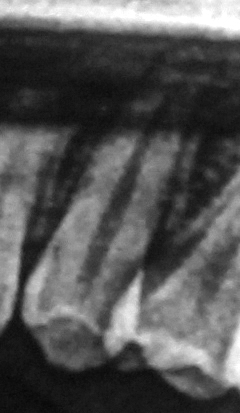
%> input picture Edit/KAA10L.jpg, 240 x 413 px
$ octave --eval "result = binaryCitra(imread('KAA10L.jpg'));"   (GNU Octave 9; MATLAB toolbox functions it lacks are replaced by stand-ins)
%> lines starting %> are read from the running program, lines starting %| are printed output that depends on the picture; in (x1, y1, x2, y2) boxes, pixels count from 0 and x2, y2 are one past the last pixel; in counts of white or black regions, pixels touching at a corner belong together; the program's own positions count from 1
### Edit/iterative.m
function itr = iterative(I)

I = double(I(:));

%step 1 mean dari keseluruhan image
[pix,index] = hist(I,256);
i = 1;
muA = cumsum(pix);
T(i)= (sum(index.*pix))/muA(end);

%step2 membagi menjadi 2 bagian dental dan background

mu1 = cumsum(pix(index <=T(i)));
MB = sum(index(index<=T(i)).*pix(index <=T(i)))/mu1(end);

mu2 = cumsum(pix(index >T(i)));
MD = sum(index(index>T(i)).*pix(index >T(i)))/mu2(end);
%MAT = sum(N(N>T(i)).*counts(N>T(i)))/mu3(end);
i = i + 1;

T(i) = (MB + MD)/2;

%step 3 ulangi langkah kedua sampai T(i) = T(i -1) or T(i) = T(i+1)
itr = T(i);
while abs(T(i)-T(i-1))>=1
    mu1 = cumsum(pix(index<=T(i)));
    MB = sum(index(index<=T(i)).*pix(index<=T(i)))/mu1(end);

    mu2 = cumsum(pix(index>=T(i)));
    MD = sum(index(index>=T(i)).*pix(index>=T(i)))/mu2(end);
    i = i + 1;
    T(i) = (MB + MD)/2;
    itr = T(i);
end


### Edit/adaptivethreshold2.m
function [crop] = adaptivethreshold2(A);

[bar,kol]= size(A);
win = 100;
win2 = 100/2;
D(bar+win,kol+win)=0;
D =uint8(D);
[x,y]=size(D);
D(win2+1:x-win2,win2+1:y-win2)=A(1:bar,1:kol);
N = 100;
[H,W]= size(D);
out = zeros(H,W);
N2 = floor(N/2);

h = waitbar(0,'Proses Threshold...[estimasi 55 detik]');


for i = 1+N2:H-N2;
  for j = 1+N2:W-N2;

         sub = D(i-N2:i+N2,j-N2:j+N2);
        %sub=A(i,j);
        SA = sum(sum(sub));
        B = find(sub);
        [m,n]=size(B);
        T = (SA/m);
        thresh1 = 0.9*T;
        if D(i,j) >= thresh1
            out(i,j) = 1;
        else
            out(i,j) = 0;
        end
  end
   waitbar(i/H-N2)
end
close(h)
crop = imcrop(out,[51 51 kol-1 bar-1]);

### Edit/binaryCitra.m
function [D] = binaryCitra(img)

Im = img;
%figure, imshow(Im), title('gambar asli');
Ed = edge(Im,'canny');
se = strel('square',2);
DE = imdilate(Ed,se);
%figure,imshow(DE);
DE = uint8(DE);
 mask1 = Im.*DE;
T1  = mean2(mask1);

T2 = iterative(Im);
OT = (Im>T2); %Original iterative Thresholding
TF = (T2 + T1)/2; % Fusion Thresholding mean edge + iterative
ImF = (Im>TF); %
%figure,imshow(ImF);
ImF1 = uint8(ImF);
mask2 = Im.*ImF1;
%figure,imshow(mask2),title('mask2');
%Adaptive Thresholding
[D]=adaptivethreshold2(mask2);
%imwrite(D,'9a.tif');
%> in binaryCitra, Im is the input picture: size 413x240 uint8; min 6, max 255, mean 84.9
%> in binaryCitra, `Ed = edge(Im,'canny');`:
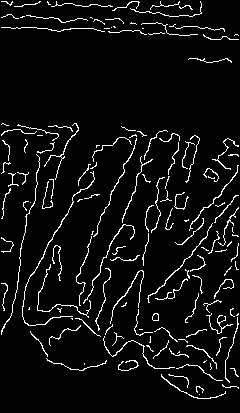
%> Ed: size 413x240 logical; 5.8% white in thin lines or dots
%> in binaryCitra, `DE = imdilate(Ed,se);`: DE: size 413x240 logical; 12.6% white in thin lines or dots
%> in binaryCitra, `mask1 = Im.*DE;`:
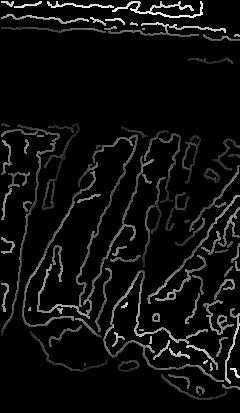
%> mask1: size 413x240 uint8; min 0, max 255, mean 14
%> in binaryCitra, `T1  = mean2(mask1);`: T1 = 14.01
%> in iterative, `[pix,index] = hist(I,256);`: pix = 256 values, max 2981 at index 19, min 0 at index 37, mean 387.2; index = 256 values from 6.49 to 254.5
%> in iterative, `muA = cumsum(pix);`: muA = 256 values from 4 to 99120
%> in iterative, `mu1 = cumsum(pix(index <=T(i)));`: mu1 = 81 values from 4 to 57445
%> in iterative, `MB = sum(index(index<=T(i)).*pix(index <=T(i)))/mu1(end);`: MB = 41.24
%> in iterative, `mu2 = cumsum(pix(index >T(i)));`: mu2 = 175 values from 180 to 41675
%> in iterative, `MD = sum(index(index>T(i)).*pix(index >T(i)))/mu2(end);`: MD = 145
%> in iterative, `itr = T(i);`: itr = 93.14
%> the loop in iterative, `while abs(T(i)-T(i-1))>=1` made 3 passes
%> (MB, MD, itr) on passes 1 to 3: (43.7, 149.4, 96.57), (44.52, 150.9, 97.69), (44.96, 151.6, 98.3)
%> after the loop in iterative, `while abs(T(i)-T(i-1))>=1`: T = [84.88 93.14 96.57 97.69 98.3]
%> in binaryCitra, `T2 = iterative(Im);`: T2 = 98.3
%> in binaryCitra, `OT = (Im>T2);`:
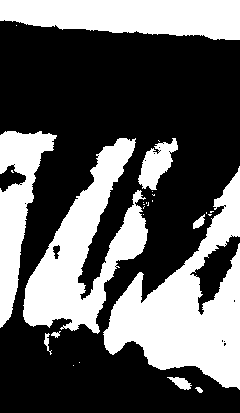
%> OT: size 413x240 logical; 37.2% white; 27 white regions (17 under 20 px), largest, box (x1, y1, x2, y2) and area: (103, 166, 240, 390) 12898, (23, 138, 148, 334) 10063, (0, 0, 240, 40) 7559
%> in binaryCitra, `TF = (T2 + T1)/2;`: TF = 56.15
%> in binaryCitra, `ImF = (Im>TF);`: ImF: size 413x240 logical; 55.4% white; 33 black regions (28 under 20 px), largest, box (x1, y1, x2, y2) and area: (0, 27, 240, 413) 43302, (108, 164, 137, 218) 578, (226, 153, 240, 167) 124, (93, 337, 102, 349) 89, (212, 264, 220, 274) 32
%> in binaryCitra, `mask2 = Im.*ImF1;`:
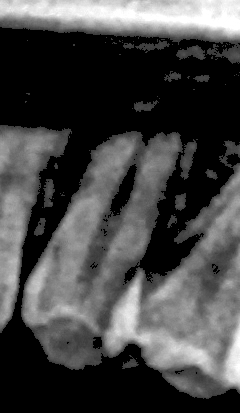
%> mask2: size 413x240 uint8; min 0, max 255, mean 70.3
%> in adaptivethreshold2, `D(bar+win,kol+win)=0;`: D: size 513x340 double; every value is 0
%> in adaptivethreshold2, `D(win2+1:x-win2,win2+1:y-win2)=A(1:bar,1:kol);`:
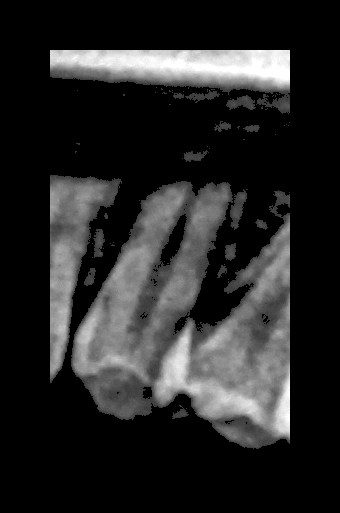
%> D: size 513x340 uint8; min 0, max 255, mean 40
%> after the loop in adaptivethreshold2, `for i = 1+N2:H-N2;`:
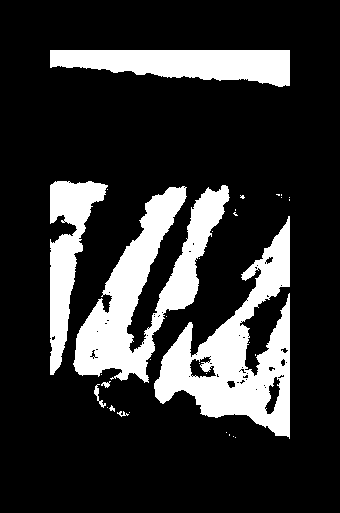
%> out: size 513x340 double; values 0 (black) and 1 (white), 19.8% white; 32 white regions (24 under 20 px), largest, box (x1, y1, x2, y2) and area: (154, 216, 290, 439) 11832, (73, 185, 230, 383) 11532, (50, 50, 290, 87) 6180
%> in adaptivethreshold2, `crop = imcrop(out,[51 51 kol-1 bar-1]);`:
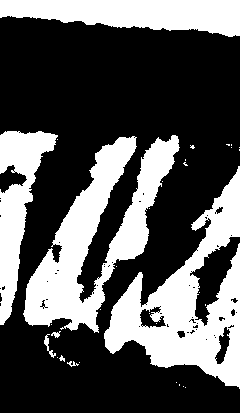
%> crop: size 413x240 double; values 0 (black) and 1 (white), 34.8% white; 32 white regions (24 under 20 px), largest, box (x1, y1, x2, y2) and area: (104, 166, 240, 389) 11832, (23, 135, 180, 333) 11532, (0, 0, 240, 37) 6180

$ run again, on Edit/KAA5L.jpg
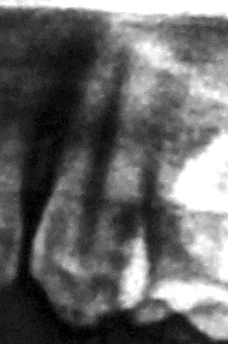
%> input picture Edit/KAA5L.jpg, 228 x 344 px
%> in binaryCitra, Im is the input picture: size 344x228 uint8; min 0, max 255, mean 102.2
%> in binaryCitra, `Ed = edge(Im,'canny');`:
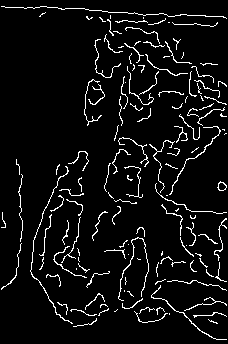
%> Ed: size 344x228 logical; 6% white in thin lines or dots
%> DE: size 344x228 logical; 13% white in thin lines or dots
%> T1 = 16.77
%> pix = 256 values, max 5103 at index 256, min 1 at index 7, mean 306.4; index = 256 values from 0.498 to 254.5
%> muA = 256 values from 434 to 78432
%> mu1 = 103 values from 434 to 46919
%> in iterative, `MB = sum(index(index<=T(i)).*pix(index <=T(i)))/mu1(end);`: MB = 51.65
%> mu2 = 153 values from 167 to 31513
%> in iterative, `MD = sum(index(index>T(i)).*pix(index >T(i)))/mu2(end);`: MD = 177.7
%> in iterative, `itr = T(i);`: itr = 114.7
%> the loop in iterative, `while abs(T(i)-T(i-1))>=1` made 5 passes
%> (MB, MD, itr) on passes 1 to 5: (56.1, 187.5, 121.8), (58.33, 192.8, 125.6), (59.96, 196.6, 128.3), (60.76, 198.5, 129.6), (60.9, 198.8, 129.9)
%> after the loop in iterative, `while abs(T(i)-T(i-1))>=1`: T = [102.3 114.7 121.8 125.6 128.3 129.6 129.9]
%> T2 = 129.9
%> OT: size 344x228 logical; 30% white; 49 white regions (37 under 20 px), largest, box (x1, y1, x2, y2) and area: (0, 0, 228, 339) 21873, (113, 155, 140, 195) 642, (55, 247, 87, 276) 363
%> TF = 73.32
%> ImF: size 344x228 logical; 56.7% white; 71 black regions (64 under 20 px), largest, box (x1, y1, x2, y2) and area: (0, 11, 228, 344) 32627, (86, 275, 118, 303) 473, (57, 269, 86, 302) 282
%> in adaptivethreshold2, `crop = imcrop(out,[51 51 kol-1 bar-1]);`:
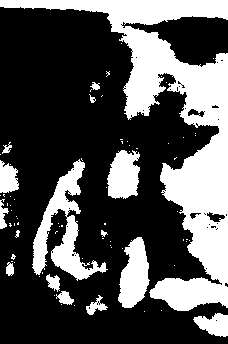
%> crop: size 344x228 double; values 0 (black) and 1 (white), 32.4% white; 78 white regions (62 under 20 px), largest, box (x1, y1, x2, y2) and area: (0, 0, 228, 311) 17639, (32, 159, 108, 281) 2996, (118, 237, 150, 308) 1513
